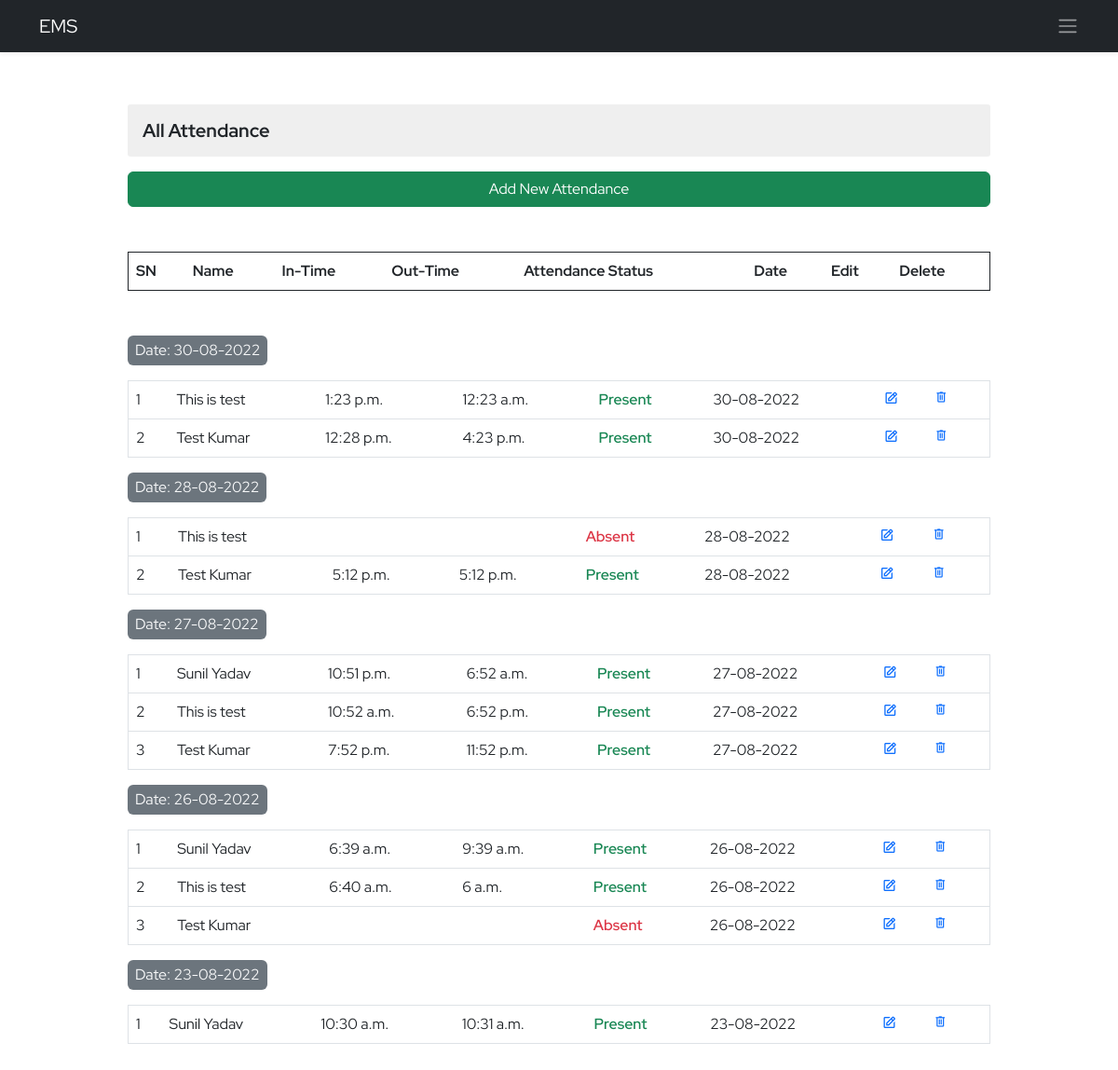
The app's page /ems/attendance, older data.
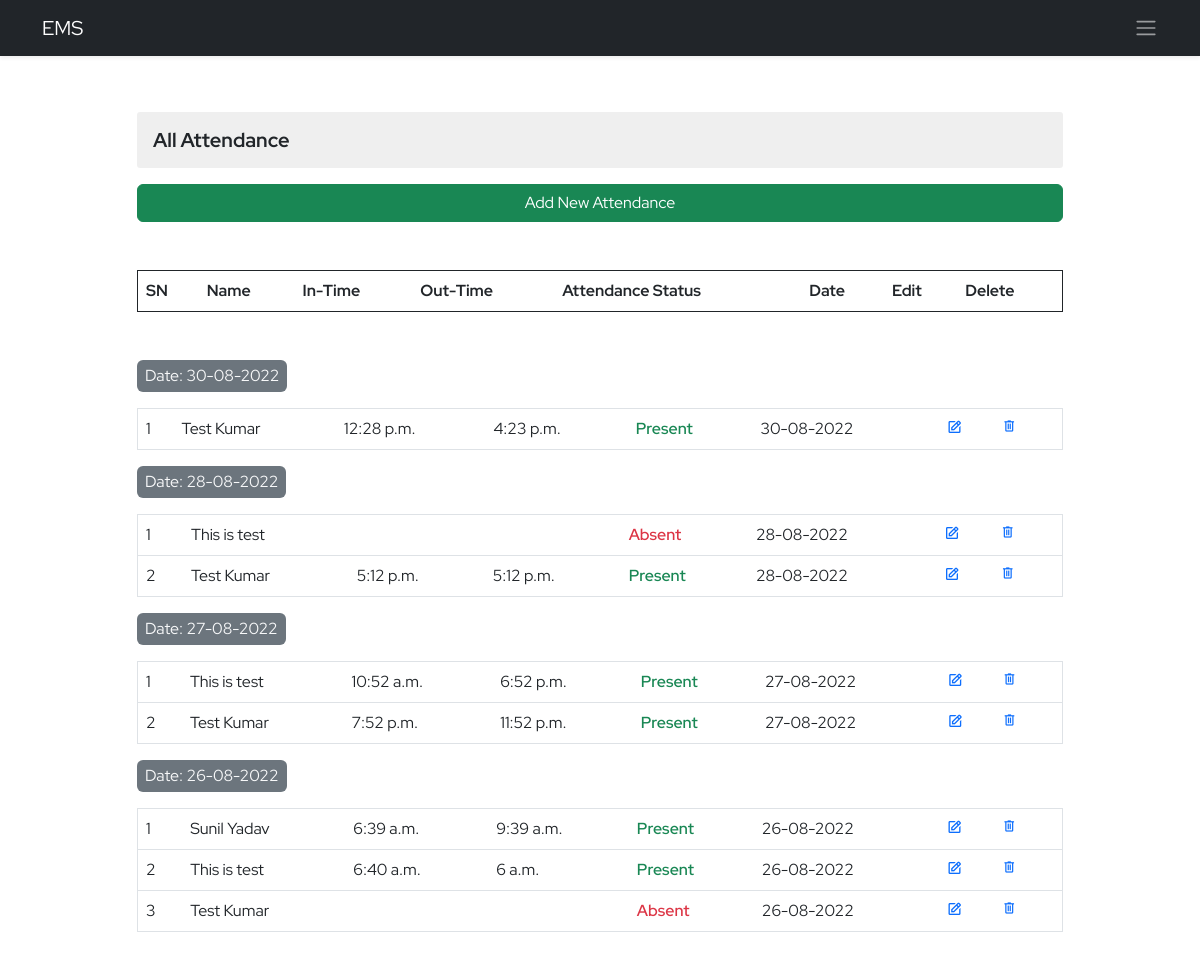
The same page, newer data.
### ems/models.py (models this page shows, shortened)
class Attendance(models.Model):
    employee=models.ForeignKey(Employee,on_delete=models.CASCADE)
    intime=models.TimeField(blank=True, null=True)
    outtime=models.TimeField(blank=True,null=True)
    present=models.BooleanField(default=False)
    date=models.DateField()

class Employee(models.Model):
    empid=models.AutoField(primary_key=True)
    user=models.OneToOneField(User,on_delete=models.CASCADE)
    name=models.CharField(max_length=50)
    father_name=models.CharField(max_length=50)
    dob=models.DateField()
    email=models.EmailField(max_length=100)
    mobile_no=models.IntegerField()
    emergency_mobile_no=models.IntegerField(null=True,blank=True)
    address=models.OneToOneField(Address, on_delete=models.CASCADE,blank=True, null=True,)
    designation=models.CharField(max_length=70)
    role=models.ForeignKey(Role, on_delete=models.SET_NULL,blank=True, null=True,)
    department=models.ForeignKey(Department, on_delete=models.SET_NULL,blank=True, null=True,)
    joining_date=models.DateField()
    status=models.CharField(max_length=15)

### ems/views.py (the view, shortened to what this page needs)
# urls.py: path('attendance',attendance,name='attendance'),
def attendance(request):
    context={}
    try:
        em_list=list()
        attendance_dates=list()
        nested_attendance=list()
        employees=Employee.objects.all()
        attendances_objs=Attendance.objects.all().order_by('-date')
        for attend in attendances_objs:
            if attend.date in attendance_dates:
                pass
            else:
                attendance_dates.append(attend.date)
        for i in attendance_dates:
            obj=Attendance.objects.filter(date=i).order_by('date')
            nested_attendance.append(obj)
        for item in employees:
            if item.status == 'Working':
                em_list.append(item)
        context['employees']=em_list
        context['nested_attendence']=nested_attendance
    except Exception as e:
        print('Attendance Exception ',e)
    return render(request,'ems/attendance.html',context)

### ems/templates/ems/attendance.html (shortened to what this page needs)
{% extends './base.html' %}
{% block body %}
<section class="py-4">
    <div class="container">
        <div class="row d-flex justify-content-center">
            <div class="col-sm-8 col-md-10 my-3 col-12 overflow-auto">
                <h3 class="derpartment-title my-3">All Attendance</h3>
                <div class="d-grid my-2 mb-3">
                    <button type="button"
                        class="btn btn-success float-end" data-bs-toggle="modal" data-bs-target="#exampleModal">
                        Add New Attendance
                    </button>
                </div>
                <table class="table border border-1 border-dark my-5">
                    <tr>
                        <th>SN</th>
                        <th>Name</th>
                        <th>In-Time</th>
                        <th>Out-Time</th>
                        <th>Attendance Status</th>
                        <th class="me-4">Date</th>
                        <th class="me-4">Edit</th>
                        <th class="me-4">Delete</th>
                    </tr>
                </table>
                {% for nest in nested_attendence %}
                <div class="d-flex align-items-center my-2 mb-3 justify-content-between">
                    {% if nest.count == 1 %}
                    <span class="bg-secondary p-1 px-2 rounded text-light">Date: {{nest.0.date| date:"d-m-Y"}}</span>
                    {% else %}
                    <span class="bg-secondary p-1 px-2 rounded text-light">Date: {{nest.0.date| date:"d-m-Y"}}</span>
                    {% endif %}
                </div>
                <table class="table border attendance-table">
                    {% for item in nest %}
                    <tr>
                        <td>{{forloop.counter}}</td>
                        <td>{{item.employee.name}}</td>
                        <td>{{item.intime | time}}</td>
                        <td>{{item.outtime | time}}</td>
                        {% if item.present %}
                        <td class="text-success fw-semibold ">Present</td>
                        {% else %}
                        <td class="text-danger fw-semibold ">Absent</td>
                        {% endif %}
                        <td>{{item.date | date:"d-m-Y"}}</td>
                        <td class="text-primary ">
                            <i class='bx bx-edit'
                                onclick="editAttendance('{{item.employee.name}}','{{item.intime | time:'G'}}','{{item.outtime| time:'G'}}','{{item.present}}','{{item.date| date:'Y-m-d'}}','{{item.id}}')"
                                data-bs-toggle="modal" data-bs-target="#editmodal"></i>
                        </td>
                        <td class="pe-3"><a href="{% url 'ems:attendance-delete' item.id %}" class="attedance-delete"><span class="material-symbols-outlined">
                            </span></a></td>
                    </tr>
                    {% endfor %}
                </table>
                {% endfor %}
            </div>
        </div>
    </div>
</section>
{% endblock body %}

### ems/templates/ems/base.html (shortened to what this page needs)
<!DOCTYPE html>
{% load static %}
<html lang="en">
<head>
    <link href="https://cdn.jsdelivr.net/npm/bootstrap@5.2.0/dist/css/bootstrap.min.css" rel="stylesheet"
>
    <link href='https://unpkg.com/boxicons@2.1.2/css/boxicons.min.css' rel='stylesheet'>
    <link rel="stylesheet" href="{% static 'css/style.css' %}">
</head>
<body>
    <header class="shadow-sm">
        <nav class="navbar navbar-expand-lg bg-dark navbar-dark">
            <div class="container">
                <a class="navbar-brand" href="{% url 'ems:ems' %}">EMS</a>
                <a class="cursor-pointer" data-bs-toggle="offcanvas" data-bs-target="#staticBackdrop"
                    aria-controls="staticBackdrop"><span class="navbar-toggler-icon"></span></a>
            </div>
        </nav>
    </header>
    <main>
        {% block body %}{% endblock body %}
    </main>
</body>
</html>

### static/css/style.css (style rules this page uses)
* { margin: 0; padding: 0; box-sizing: border-box; }
:root { --body-font: 'Red Hat Display', sans-serif; --second-font: 'Kaushan Script', cursive; --biggest-font-size: 2rem; --bigger-font-size: 1.5rem; --big-font-size: 1.25rem; --h1-font-size: 1.5rem; --h2-font-size: 1.25rem; --h3-font-size: 1rem; --normal-font-size: .938rem; --small-font-size: .813rem; --smaller-font-size: .75rem; --font-bold: 700; --font-black: 900; }
@media screen and (min-width: 1024px) { :root { --biggest-font-size: 6rem; --bigger-font-size: 3.5rem; --big-font-size: 2.75rem; --h1-font-size: 2.25rem; --h2-font-size: 1.5rem; --h3-font-size: 1.25rem; --normal-font-size: 1rem; --small-font-size: .875rem; --smaller-font-size: .813rem; --bs-modal-width:700px; } }
* { box-sizing: border-box; padding: 0; margin: 0; }
html { scroll-behavior: smooth; }
body, button, label, select, input { font-family: var(--body-font); font-size: var(--normal-font-size); }
h1, h2, h3 { font-weight: var(--font-bold); }
a { text-decoration: none; }
.cursor-pointer { cursor: pointer; }
.derpartment-title { font-size: var(--h3-font-size); background-color: #dadada70; padding: 1rem; border-radius: 3px; }
.attedance-delete span { font-size: 16px !important; }

Row changes from the older to the newer data that the page shows:
removed Attendance: date "30-08-2022", employee.name "This is test", intime "1:23 p.m.", outtime "12:23 a.m.", present "Present", date "30-08-2022"
removed Attendance: date "27-08-2022", employee.name "Sunil Yadav", intime "10:51 p.m.", outtime "6:52 a.m.", present "Present", date "27-08-2022"
removed Attendance: date "23-08-2022", employee.name "Sunil Yadav", intime "10:30 a.m.", outtime "10:31 a.m.", present "Present", date "23-08-2022"
Text that changed along with them:
list line gone: "Date:"
new list line: "Date:"
new list line: "30-08-2022"
